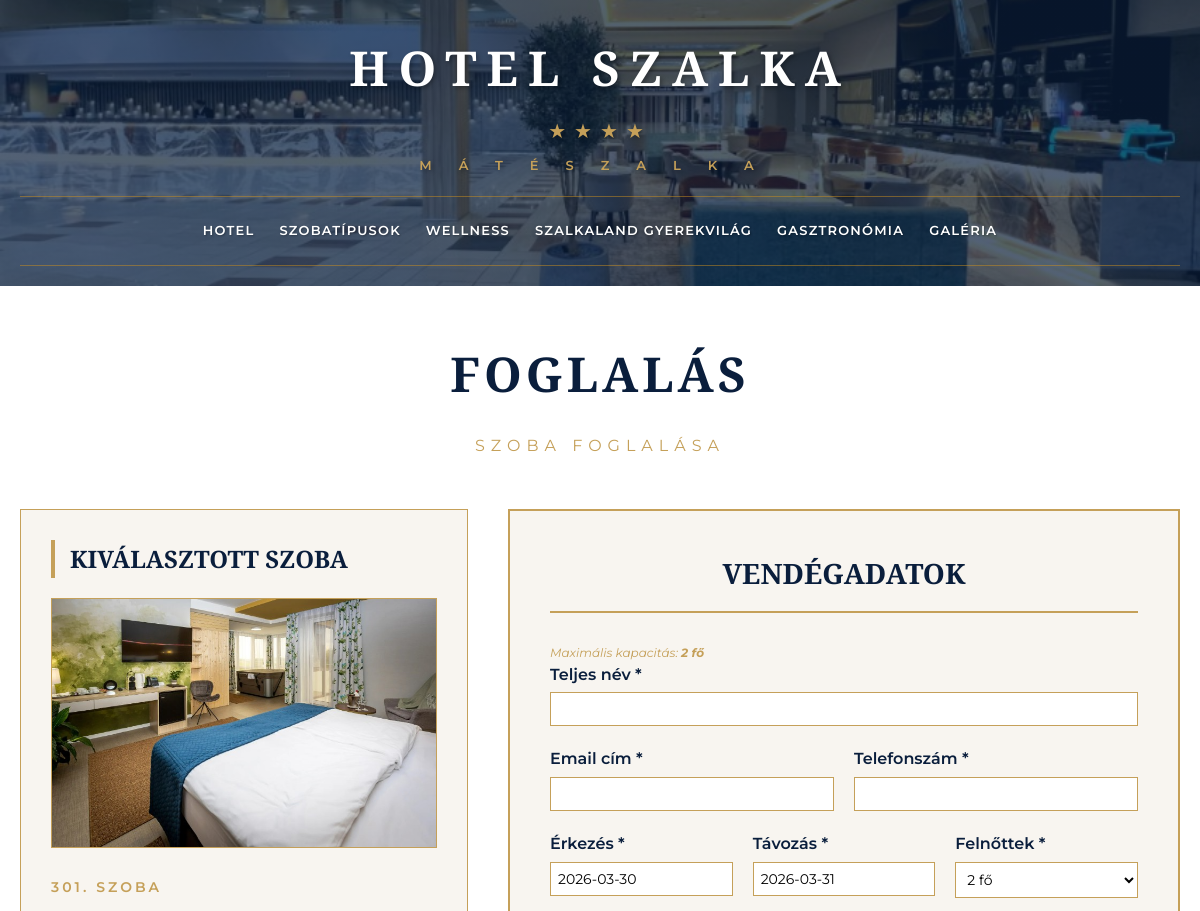
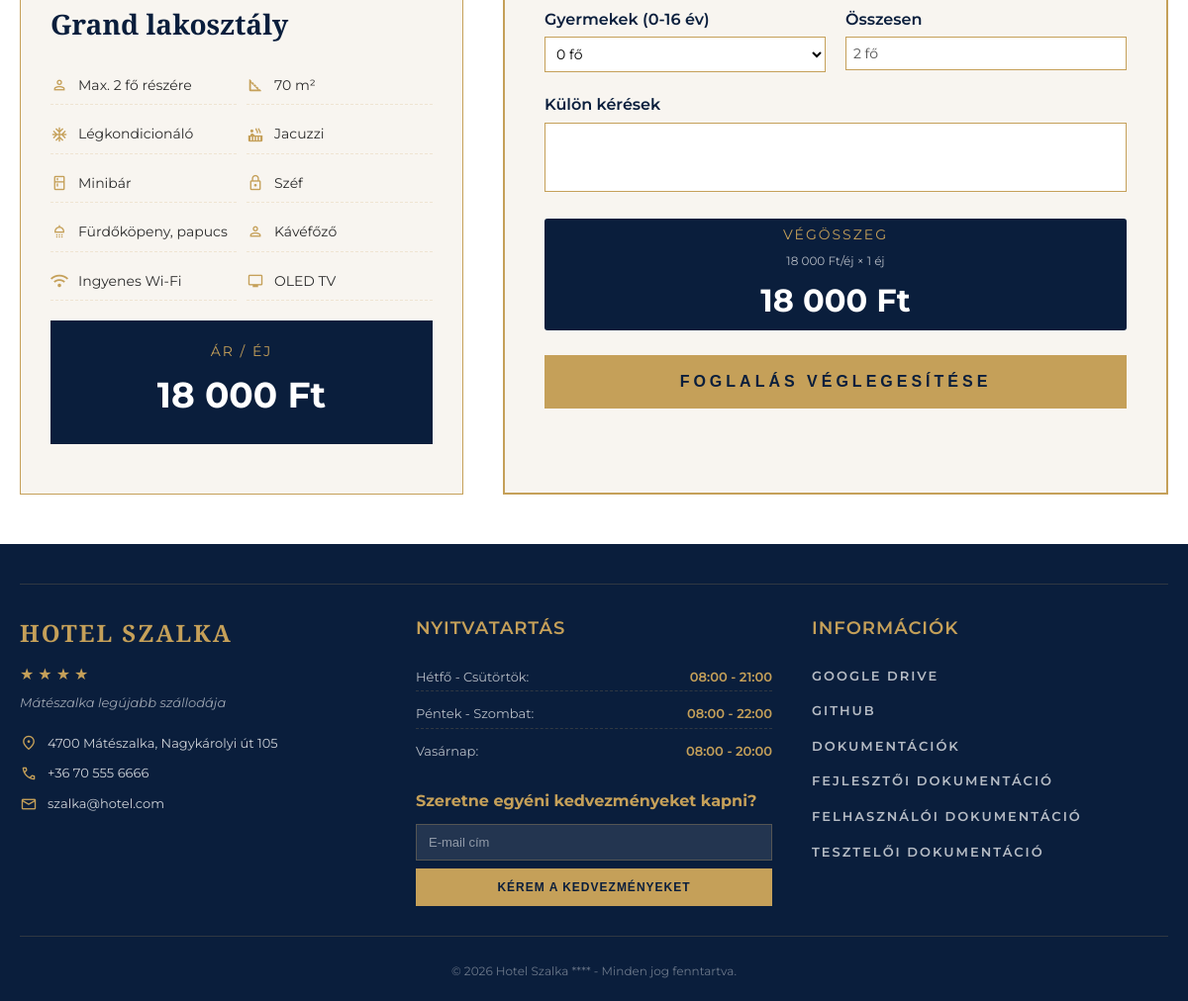
Screenshot of /booking.php?room_id=5 with the database file from the repository (2 pictures, top to bottom).
### tables this page shows
CREATE TABLE `rooms` (
  `id` int(11) NOT NULL,
  `room_type_id` int(11) DEFAULT NULL,
  `room_number` varchar(10) NOT NULL,
  `type` varchar(50) NOT NULL,
  `price` int(11) NOT NULL,
  `description` text DEFAULT NULL,
  `detailed_description` text DEFAULT NULL,
  `image` varchar(255) DEFAULT NULL,
  `status` enum('available','booked') DEFAULT 'available'
);

CREATE TABLE `room_type_features` (
  `id` int(11) NOT NULL,
  `room_type_id` int(11) NOT NULL,
  `feature_name` varchar(100) NOT NULL,
  `feature_icon` varchar(50) DEFAULT NULL
);

### booking.php (the view, shortened to what this page needs)
<?php
require_once 'config.php';
$room_id = isset($_GET['room_id']) ? (int)$_GET['room_id'] : 0;
$check_in = isset($_GET['check_in']) ? $_GET['check_in'] : date('Y-m-d', strtotime('+1 day'));
$check_out = isset($_GET['check_out']) ? $_GET['check_out'] : date('Y-m-d', strtotime('+2 days'));
$adults = isset($_GET['adults']) ? (int)$_GET['adults'] : 2;
$children = isset($_GET['children']) ? (int)$_GET['children'] : 0;
if ($room_id) {
    $stmt = $pdo->prepare("SELECT * FROM rooms WHERE id = ?");
    $stmt->execute([$room_id]);
    $room = $stmt->fetch();
    if (!empty($room['room_type_id'])) {
        $typeStmt = $pdo->prepare("SELECT * FROM room_types WHERE id = ?");
        $typeStmt->execute([$room['room_type_id']]);
        $typeData = $typeStmt->fetch();
        if ($typeData) {
            $room['type_name'] = $typeData['type_name'];
            $room['base_price'] = $typeData['base_price'];
            $room['max_guests'] = $typeData['max_guests'];
            $room['size_sqm'] = $typeData['size_sqm'];
        } else {
            $room['type_name'] = $room['type'];
            $room['base_price'] = $room['price'];
            $room['max_guests'] = 2;
            $room['size_sqm'] = 20;
        }
        $imgStmt = $pdo->prepare("SELECT image_url FROM room_type_images WHERE room_type_id = ? AND is_main = 1 LIMIT 1");
        $imgStmt->execute([$room['room_type_id']]);
        $imgData = $imgStmt->fetch();
        $room['main_image'] = $imgData ? $imgData['image_url'] : null;
        $featuresStmt = $pdo->prepare("SELECT feature_name FROM room_type_features WHERE room_type_id = ? ORDER BY id");
        $featuresStmt->execute([$room['room_type_id']]);
        $room['features'] = $featuresStmt->fetchAll();
        $sameStmt = $pdo->prepare("SELECT id, room_number, status FROM rooms WHERE room_type_id = ? ORDER BY room_number");
        $sameStmt->execute([$room['room_type_id']]);
        $sameTypeRooms = $sameStmt->fetchAll();
    }
}
$is_available = true;
?>
<!DOCTYPE html>
<html lang="hu">
<head>
    <link rel="stylesheet" href="css/style.css">
    <link rel="stylesheet" href="css/booking.css">
</head>
<body>
    <section class="hero-unified" style="min-height: auto;">
        <header class="main-header" style="background: linear-gradient(rgba(10, 30, 60, 0.7), rgba(10, 30, 60, 0.7)), url('img/recepcio2.jpg'); background-size: cover; background-position: center; background-repeat: no-repeat;">
            <div class="container">
                <div class="hotel-name">
                    <h1>HOTEL SZALKA</h1>
                    <div class="stars">★★★★</div>
                    <span class="location" style="color: #c5a059; letter-spacing: 27px;">MÁTÉSZALKA</span>
                </div>
                <div class="nav-wrapper">
                    <nav class="main-nav">
                        <a href="index.php">HOTEL</a>
                        <a href="rooms.php">SZOBATÍPUSOK</a>
                        <a href="wellness.php">WELLNESS</a>
                        <a href="kids.php">SZALKALAND GYEREKVILÁG</a>
                        <a href="gastronomy.php">GASZTRONÓMIA</a>
                        <a href="gallery.php">GALÉRIA</a>
                    </nav>
                </div>
            </div>
        </header>
    </section>
    <div class="booking-container">
        <div class="booking-header">
            <h1>FOGLALÁS</h1>
            <div class="subtitle">SZOBA FOGLALÁSA</div>
        </div>
        <?php if (isset($room) && $room): ?>
            <div class="booking-grid">
                <div class="room-preview">
                    <h2>KIVÁLASZTOTT SZOBA</h2>
                    <img src="<?php echo htmlspecialchars($room['main_image'] ?? 'https://images.unsplash.com/photo-1631049307264-da0ec9d70304'); ?>"
                         alt="<?php echo htmlspecialchars($room['type_name']); ?>"
                         class="preview-image">
                    <div class="preview-details">
                        <?php if (isset($sameTypeRooms) && count($sameTypeRooms) > 1): ?>
                            <div class="room-selector">
                                <label for="room_selector">Válasszon szobaszámot:</label>
                                <select id="room_selector">
                                    <?php foreach ($sameTypeRooms as $roomOption): ?>
                                        <?php
                                        $isAvailable = ($roomOption['status'] == 'available');
                                        $selected = ($roomOption['id'] == $room_id) ? 'selected' : '';
                                        ?>
                                        <option value="<?php echo $roomOption['id']; ?>"
                                                <?php echo $selected; ?>
                                                <?php echo !$isAvailable ? 'disabled' : ''; ?>
                                                style="<?php echo !$isAvailable ? 'color: #999; background: #f0f0f0;' : ''; ?>">
                                            <?php echo $roomOption['room_number']; ?>. szoba
                                            <?php echo !$isAvailable ? ' (nem elérhető)' : ''; ?>
                                        </option>
                                    <?php endforeach; ?>
                                </select>
                                <small>Csak a nem szürkített szobák választhatók</small>
                            </div>
                        <?php else: ?>
                            <span class="preview-room-number"><?php echo $room['room_number']; ?>. SZOBA</span>
                        <?php endif; ?>
                        <h3><?php echo htmlspecialchars($room['type_name']); ?></h3>
                        <?php if (!empty($room['features'])): ?>
                            <ul class="preview-features-grid">
                                <?php
                                foreach($room['features'] as $feature):
                                    $featureName = $feature['feature_name'];
                                    $icon = 'check';
                                    if(strpos($featureName, 'fő') !== false || strpos($featureName, 'fő részére') !== false) $icon = 'person';
                                    elseif(strpos($featureName, 'm²') !== false) $icon = 'square_foot';
                                    elseif(strpos($featureName, 'kilátás') !== false) $icon = 'landscape';
                                    elseif(strpos($featureName, 'Légkondicionáló') !== false) $icon = 'ac_unit';
                                    elseif(strpos($featureName, 'LED TV') !== false) $icon = 'tv';
                                    elseif(strpos($featureName, 'TV') !== false) $icon = 'tv';
                                    elseif(strpos($featureName, 'Minibár') !== false) $icon = 'kitchen';
                                    elseif(strpos($featureName, 'Széf') !== false) $icon = 'lock';
                                    elseif(strpos($featureName, 'Fürdőköpeny') !== false) $icon = 'shower';
                                    elseif(strpos($featureName, 'Jacuzzi') !== false) $icon = 'hot_tub';
                                    elseif(strpos($featureName, 'Erkély') !== false) $icon = 'balcony';
                                    elseif(strpos($featureName, 'Kávéfőző') !== false) $icon = 'coffee_maker';
                                    elseif(strpos($featureName, 'Zuhanyzó') !== false) $icon = 'shower';
                                    elseif(strpos($featureName, 'Hajszárító') !== false) $icon = 'self_care';
                                    elseif(strpos($featureName, 'Telefon') !== false) $icon = 'call';
                                    elseif(strpos($featureName, 'Wi-Fi') !== false || strpos($featureName, 'Wifi') !== false) $icon = 'wifi';
                                    elseif(strpos($featureName, 'papucs') !== false) $icon = 'flip_flop';
                                    elseif(strpos($featureName, 'Vízforraló') !== false) $icon = 'coffee_maker';
                                ?>
                                    <li>
                                        <span class="material-symbols-outlined"><?php echo $icon; ?></span>
                                        <span><?php echo htmlspecialchars($featureName); ?></span>
                                    </li>
                                <?php endforeach; ?>
                            </ul>
                        <?php endif; ?>
                        <div class="preview-price">
                            <div class="price-label">ÁR / ÉJ</div>
                            <div class="price-value"><?php echo number_format($room['base_price'], 0, ',', ' '); ?> Ft</div>
                        </div>
                    </div>
                </div>
                <div class="booking-form">
                    <h2>VENDÉGADATOK</h2>
                    <div class="capacity-info">
                        Maximális kapacitás: <strong><?php echo $room['max_guests']; ?> fő</strong>
                    </div>
                    <form method="POST" id="bookingForm">
                        <div class="form-group">
                            <label>Teljes név *</label>
                            <input type="text" name="guest_name" required value="<?php echo htmlspecialchars($_POST['guest_name'] ?? ''); ?>">
                        </div>
                        <div class="form-row">
                            <div class="form-group">
                                <label>Email cím *</label>
                                <input type="email" name="guest_email" required value="<?php echo htmlspecialchars($_POST['guest_email'] ?? ''); ?>">
                            </div>
                            <div class="form-group">
                                <label>Telefonszám *</label>
                                <input type="tel" name="guest_phone" pattern="[0-9+\-\s]+" oninput="this.value = this.value.replace(/[^0-9]/g, '')" required value="<?php echo htmlspecialchars($_POST['guest_phone'] ?? ''); ?>">
                            </div>
                        </div>
                        <div class="form-row-3">
                            <div class="form-group">
                                <label>Érkezés *</label>
                                <input type="text" name="check_in" id="check_in" required value="<?php echo htmlspecialchars($_POST['check_in'] ?? $check_in); ?>"
                                       readonly onclick="showCalendar('check_in')" style="cursor: pointer;">
                            </div>
                            <div class="form-group">
                                <label>Távozás *</label>
                                <input type="text" name="check_out" id="check_out" required value="<?php echo htmlspecialchars($_POST['check_out'] ?? $check_out); ?>"
                                       readonly onclick="showCalendar('check_out')" style="cursor: pointer;">
                            </div>
                            <div class="form-group">
                                <label>Felnőttek *</label>
                                <select name="adults" id="adults" onchange="updateChildrenOptions()">
                                    <?php for ($i = 1; $i <= $room['max_guests']; $i++): ?>
                                        <option value="<?php echo $i; ?>" <?php echo ($adults == $i) ? 'selected' : ''; ?>>
                                            <?php echo $i; ?> fő
                                        </option>
                                    <?php endfor; ?>
                                </select>
                            </div>
                        </div>
                        <div class="form-row">
                            <div class="form-group">
                                <label>Gyermekek (0-16 év)</label>
                                <select name="children" id="children" onchange="updateAdultsOptions()">
                                    <?php
                                    $max_children = $room['max_guests'] - $adults;
                                    for ($i = 0; $i <= $max_children; $i++):
                                    ?>
                                        <option value="<?php echo $i; ?>" <?php echo ($children == $i) ? 'selected' : ''; ?>>
                                            <?php echo $i; ?> fő
                                        </option>
                                    <?php endfor; ?>
                                </select>
                            </div>
                            <div class="form-group">
                                <label>Összesen</label>
                                <input type="text" id="totalGuests" value="<?php echo $adults + $children; ?> fő" readonly disabled>
                            </div>
                        </div>
                        <div class="form-group">
                            <label>Külön kérések</label>
                            <textarea name="special_requests" rows="3"><?php echo htmlspecialchars($_POST['special_requests'] ?? ''); ?></textarea>
                        </div>
                        <div class="price-summary">
                            <div class="price-label">VÉGÖSSZEG</div>
                            <div class="price-detail" id="priceDetail">
                            </div>
                            <div class="price-value" id="totalPrice">
                            </div>
                        </div>
                        <?php
                        $canBook = ($room['status'] == 'available' && $is_available);
                        ?>
                        <button type="submit" class="btn-book" id="submitBtn" <?php echo !$canBook ? 'disabled' : ''; ?>>
                        </button>
                    </form>
                </div>
            </div>
        <?php endif; ?>
    </div>
    <?php include 'footer.php'; ?>
</body>
</html>

### rows the page displays
rooms: room_number "301", type "Grand lakosztály", price "18 000"
room_type_features: feature_name "Max. 2 fő részére"
room_type_features: feature_name "70 m²"
room_type_features: feature_name "Légkondicionáló"
room_type_features: feature_name "Jacuzzi"
room_type_features: feature_name "Minibár"
room_type_features: feature_name "Széf"
room_type_features: feature_name "Fürdőköpeny, papucs"
room_type_features: feature_name "Kávéfőző"
room_type_features: feature_name "Ingyenes Wi-Fi"
room_type_features: feature_name "OLED TV"

### other values shown
$room['max_guests'] "2"
form field adults "2 fő"
form field children "0 fő"
